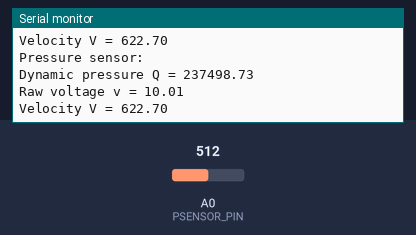
Recording of a sketch running on a simulated Arduino Zero (SAMD21). Parts: the last lines printed to the serial monitor. Inputs (shaded band) come from the test bench; at power-on: A0 (PSENSOR_PIN) = 512 (analog values on the 0–1023 scale).

Above: at 1.8 s.
1.9 s: A0 (PSENSOR_PIN) set to 14
At 2.5 s:
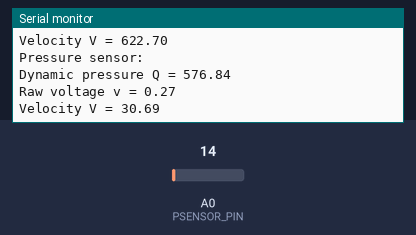
3.4 s: A0 (PSENSOR_PIN) set to 11
At 4.8 s:
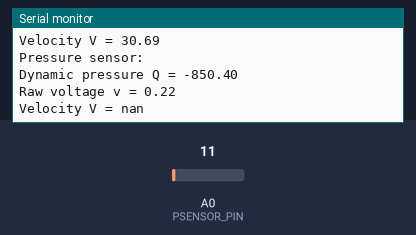
Timing chart, 0 to 6.4 s (numbered marks = the images above; inputs shaded):
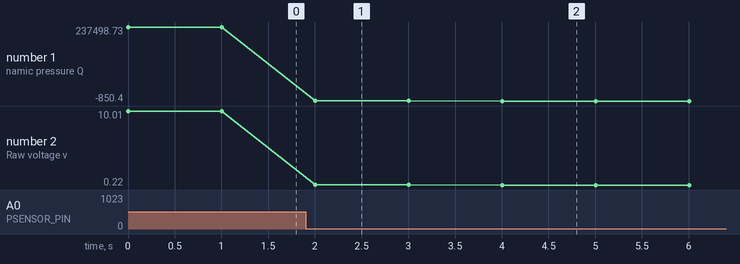

Measured:
- the behaviour switches between 13 and 12 on A0 (PSENSOR_PIN) (found by bisection; images 1 and 2)
- after the input at 1.9 s, the serial monitor: prints a new line after 0.10 s (image 1)
- after the input at 3.4 s, the serial monitor: prints a new line after 0.60 s (image 2)
- plotted number 1: 237498.73 → 576.84 after the input at 1.9 s, 576.84 → -850.4 after the input at 3.4 s
- plotted number 2: 10.01 → 0.27 after the input at 1.9 s, 0.27 → 0.22 after the input at 3.4 s

The sketch:

pressure_sensor.ino
```cpp
#include <SD.h>

// const int MPU=0x68;
int16_t AcX,AcY,AcZ,Tmp,GyX,GyY,GyZ;
double V, M;
String fileName;
unsigned long loopstart;

// Pressure sensor variables
const double PSENSOR_MINVOLTAGE = 0.25, // [V]
             PSENSOR_MAXVOLTAGE = 4.5, // [V]
             PSENSOR_RANGE = 15, // [psi]
             PSI2PA = 6894.76, // [Pa/psi]
             DENSITY = 1.225; // [kg/m^3]
double Psensor_rawVoltage,
       Q;

// Pin setup
const byte PSENSOR_PIN = A0;

File counterFile, myFile;

void setup(){
  // Open serial communications and wait for port to open:
  Serial.begin(9600);
  while (!Serial) {
    ; // wait for serial port to connect. Needed for native USB port only
  }

  // Setup the pins
  pinMode(PSENSOR_PIN, INPUT);

  analogReadResolution(12);

//  Serial.print("Initializing SD card...");
//
//  if (!SD.begin(10)) {
//    Serial.println("initialization failed!");
//    return;
//  }
//  Serial.println("initialization done.");

//  char counterString[5] = "0000"; // initialize counter
//  counterFile = SD.open("/logs/COUNTER.txt", FILE_WRITE); // open the counter file
//  counterFile.seek(counterFile.size()-6); // last line of file. 4 chars + cr + lf
//  int i;
//  for (i = 0; i < 4; ++i) {
//    counterString[i] = counterFile.read();
//  }
//  counterFile.seek(counterFile.size());

//  // write the next file number
//  int counterInt;
//  sscanf(counterString, "%d", &counterInt); // cast counter into an int
//  snprintf(counterString, sizeof(counterString), "%04d",counterInt+1);
//  counterFile.println(counterString);
//  counterFile.close();
//
//  // open the logging file
//  char fileName[16];
//  snprintf(fileName, sizeof(fileName), "/logs/%04d.txt",counterInt+1);
//  myFile = SD.open(fileName, FILE_WRITE);
//  // if the file opened okay, write to it:
//  if (myFile) {
//    Serial.print("Writing.");
//    myFile.println("mil lis, Ax, Ay, Az, Gx, Gy, Gz");
//    myFile.flush();
//  } else {
//    // if the file didn't open, print an error:
//    Serial.println("error opening test.txt");
//  }
//  loopstart = millis();
}

void loop(){
//  // flush to the SD card if it's been more than 10 seconds
//  if (millis()-loopstart > 10000) {
//    Serial.println("Flushing to SD card");
//    myFile.flush();
//    loopstart = millis();
//  }
//  Wire.beginTransmission(MPU);
//  Wire.write(0x3B);
//  Wire.endTransmission(false);
//  Wire.requestFrom(MPU,12,true);
//  AcX=Wire.read()<<8|Wire.read();
//  AcY=Wire.read()<<8|Wire.read();
//  AcZ=Wire.read()<<8|Wire.read();
//  GyX=Wire.read()<<8|Wire.read();
//  GyY=Wire.read()<<8|Wire.read();
//  GyZ=Wire.read()<<8|Wire.read();

  // Get the pressure sensor measurements
  Psensor_rawVoltage = analogRead(PSENSOR_PIN) * 5.0 / 1023.0;
  Q = (Psensor_rawVoltage - PSENSOR_MINVOLTAGE) / (PSENSOR_MAXVOLTAGE - PSENSOR_MINVOLTAGE) \
      * PSENSOR_RANGE * PSI2PA;
  V = sqrt(2 * Q / DENSITY);


//  // Write the info on the SD card
//  myFile.print(millis()); myFile.print(",");
//  myFile.print(AcX); myFile.print(",");
//  myFile.print(AcY); myFile.print(",");
//  myFile.print(AcZ); myFile.print(",");
//  myFile.print(GyX); myFile.print(",");
//  myFile.print(GyY); myFile.print(",");
//  myFile.println(GyZ);

  // Print data out on the serial monitor
  Serial.println("Pressure sensor: ");
  Serial.print("Dynamic pressure Q = "); Serial.println(Q);
  Serial.print("Raw voltage v = "); Serial.println(Psensor_rawVoltage);
  Serial.print("Velocity V = "); Serial.println(V);

//  Serial.print("Accelerometer: ");
//  Serial.print("X = "); Serial.print(AcX);
//  Serial.print(" | Y = "); Serial.print(AcY);
//  Serial.print(" | Z = "); Serial.println(AcZ);
//
//  Serial.print("Gyroscope: ");
//  Serial.print("X = "); Serial.print(GyX);
//  Serial.print(" | Y = "); Serial.print(GyY);
//  Serial.print(" | Z = "); Serial.println(GyZ);
//  Serial.println(" ");
  delay(1000);
}
```
